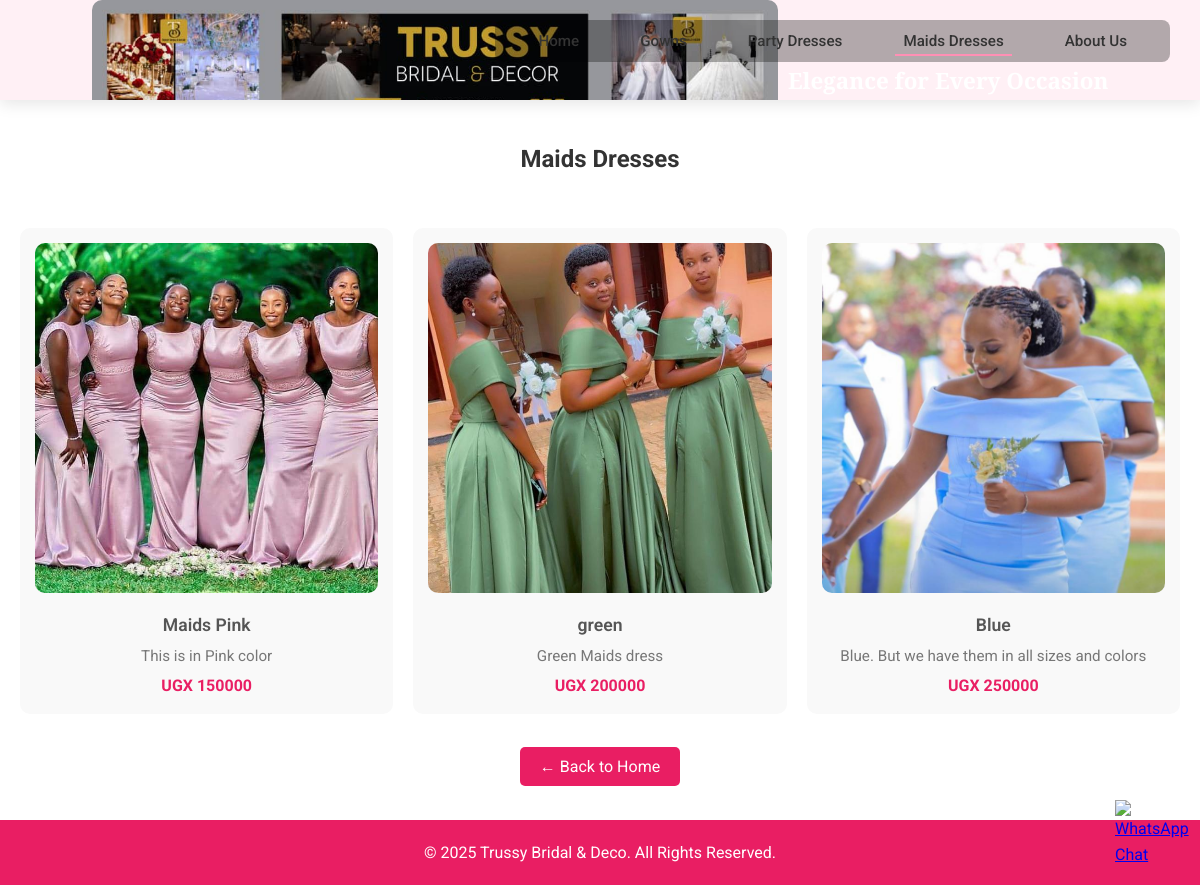
The page /maids-dresses/ on the database as committed earlier.
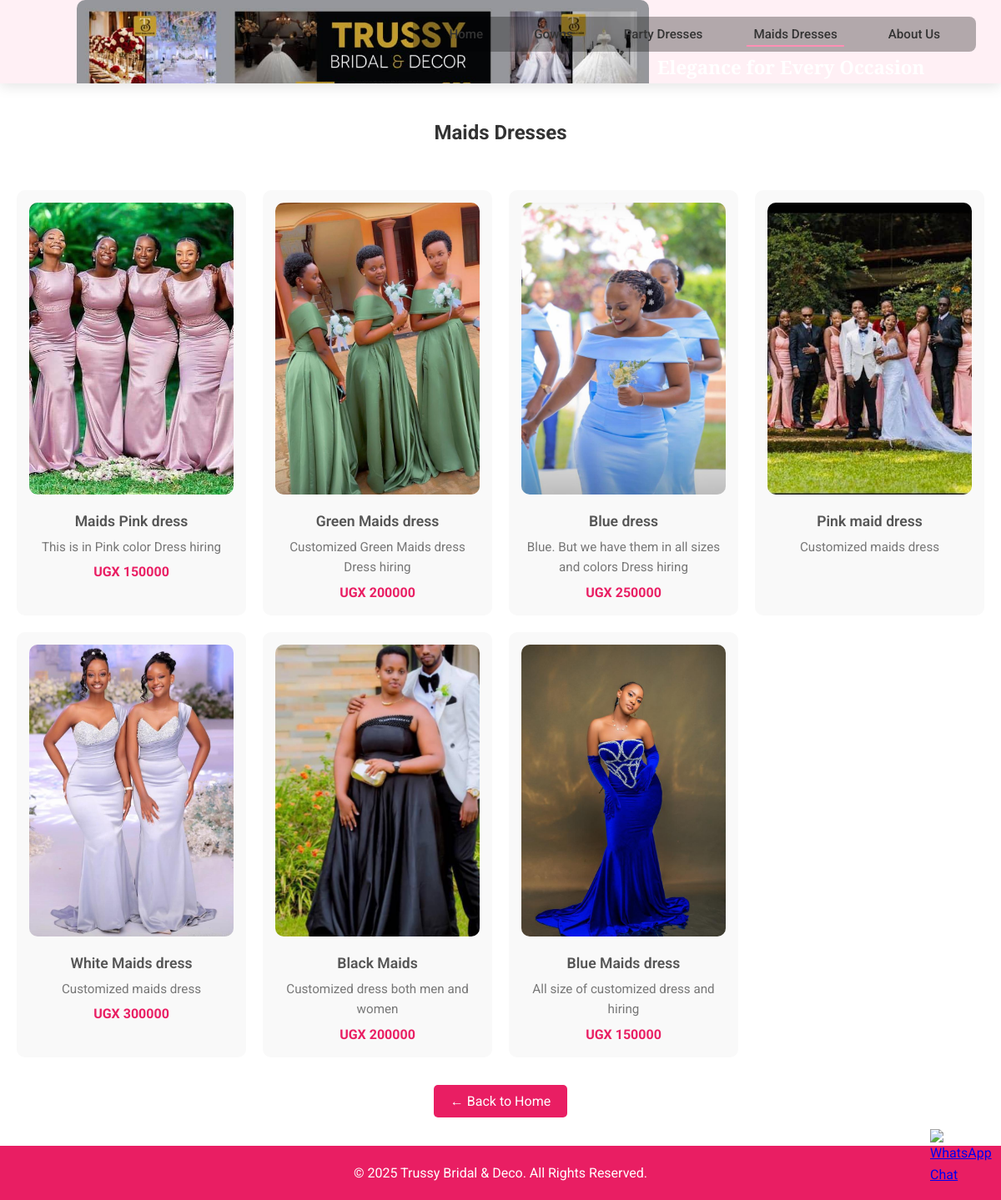
The same page on the database as committed later.
### collection1/models.py (models this page shows, shortened)
class MaidsDress(models.Model):
    name = models.CharField(max_length=200)
    description = models.TextField(blank=True, null=True)
    price = models.DecimalField(max_digits=10, decimal_places=0, blank=True, null=True)
    image = models.ImageField(upload_to='maids_dresses/')

### collection1/views.py (the view)
# urls.py: path('maids-dresses/', views.maids_dresses, name='maids_dresses'),
def maids_dresses(request):
    dresses = MaidsDress.objects.all()
    return render(request, 'collection/maids_dresses.html', {'maids_dresses': dresses})

### collection1/templates/collection/maids_dresses.html (shortened to what this page needs)
{% extends 'collection/base.html' %}
{% load static %}
{% block body_class %}inner-page{% endblock %}
{% block content %}
<h2 style="text-align:center; margin:30px 0;">Maids Dresses</h2>
<div class="gallery" style="display:grid; grid-template-columns:repeat(auto-fit, minmax(250px,1fr)); gap:20px; padding:20px;">
  {% for dress in maids_dresses %}
    <div class="gallery-item" style="text-align:center; background:#f9f9f9; padding:15px; border-radius:10px;">
      <a href="{% url 'gown_detail_source' gown_id=dress.id source='maids' %}">
        <img src="{{ dress.image.url }}" alt="{{ dress.name }}" style="width:100%; height:350px; object-fit:cover; border-radius:10px;">
      </a>
      <div class="caption">{{ dress.name }}</div>
      {% if dress.description %}<div class="description">{{ dress.description }}</div>{% endif %}
      {% if dress.price %}<div class="price">UGX {{ dress.price|floatformat:0 }}</div>{% endif %}
    </div>
  {% endfor %}
</div>
<div style="text-align:center; margin:20px 0;">
  <a href="{% url 'home' %}" style="padding:10px 20px; background:#e91e63; color:white; border-radius:5px; text-decoration:none;">← Back to Home</a>
</div>
{% endblock %}

Rows that differ between the two databases and show on the page:
changed MaidsDress: name "Maids Pink" → "Maids Pink dress"; description "This is in Pink color" → "This is in Pink color Dress hiring"
changed MaidsDress "Green Maids dress": name "green" → "Green Maids dress"; description "Green Maids dress" → "Customized Green Maids dress Dress hiring"
changed MaidsDress: name "Blue" → "Blue dress"; description "Blue. But we have them in all sizes and colors" → "Blue. But we have them in all sizes and colors Dress hiring"
added MaidsDress: image (picture), name "Pink maid dress", description "Customized maids dress"
added MaidsDress: image (picture), name "White Maids dress", description "Customized maids dress", price "300000"
added MaidsDress: image (picture), name "Black Maids", description "Customized dress both men and women", price "200000"
added MaidsDress: image (picture), name "Blue Maids dress", description "All size of customized dress and hiring", price "150000"
